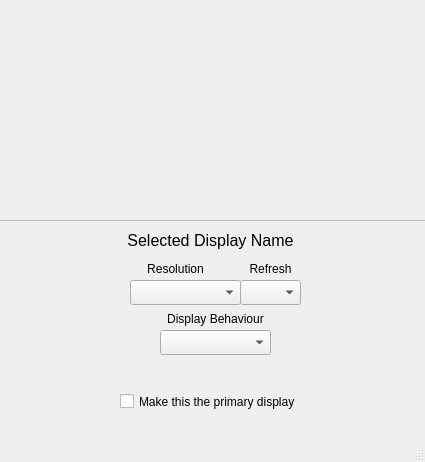
<?xml version="1.0" encoding="UTF-8"?>
<ui version="4.0">
 <class>MainWindow</class>
 <widget class="QMainWindow" name="MainWindow">
  <property name="geometry">
   <rect>
    <x>0</x>
    <y>0</y>
    <width>425</width>
    <height>462</height>
   </rect>
  </property>
  <property name="windowTitle">
   <string>Display</string>
  </property>
  <widget class="QWidget" name="centralwidget">
   <widget class="QLabel" name="label">
    <property name="geometry">
     <rect>
      <x>20</x>
      <y>130</y>
      <width>371</width>
      <height>201</height>
     </rect>
    </property>
    <property name="text">
     <string/>
    </property>
    <property name="pixmap">
     <pixmap>../../Downloads/desk.png</pixmap>
    </property>
    <property name="scaledContents">
     <bool>true</bool>
    </property>
   </widget>
   <widget class="QLabel" name="label_2">
    <property name="geometry">
     <rect>
      <x>40</x>
      <y>20</y>
      <width>191</width>
      <height>141</height>
     </rect>
    </property>
    <property name="text">
     <string/>
    </property>
    <property name="pixmap">
     <pixmap>graphics/disp_selected.png</pixmap>
    </property>
    <property name="scaledContents">
     <bool>true</bool>
    </property>
   </widget>
   <widget class="QFrame" name="frame">
    <property name="geometry">
     <rect>
      <x>-10</x>
      <y>220</y>
      <width>441</width>
      <height>251</height>
     </rect>
    </property>
    <property name="autoFillBackground">
     <bool>true</bool>
    </property>
    <property name="frameShape">
     <enum>QFrame::StyledPanel</enum>
    </property>
    <property name="frameShadow">
     <enum>QFrame::Raised</enum>
    </property>
    <widget class="QLabel" name="label_5">
     <property name="geometry">
      <rect>
       <x>10</x>
       <y>10</y>
       <width>421</width>
       <height>20</height>
      </rect>
     </property>
     <property name="font">
      <font>
       <pointsize>12</pointsize>
      </font>
     </property>
     <property name="text">
      <string>Selected Display Name</string>
     </property>
     <property name="alignment">
      <set>Qt::AlignCenter</set>
     </property>
     <property name="wordWrap">
      <bool>false</bool>
     </property>
     <property name="indent">
      <number>0</number>
     </property>
    </widget>
    <widget class="QCheckBox" name="checkBox">
     <property name="geometry">
      <rect>
       <x>130</x>
       <y>170</y>
       <width>201</width>
       <height>23</height>
      </rect>
     </property>
     <property name="text">
      <string>Make this the primary display</string>
     </property>
    </widget>
    <widget class="QComboBox" name="comboBox">
     <property name="geometry">
      <rect>
       <x>140</x>
       <y>60</y>
       <width>111</width>
       <height>25</height>
      </rect>
     </property>
     <property name="currentText">
      <string/>
     </property>
    </widget>
    <widget class="QLabel" name="label_6">
     <property name="geometry">
      <rect>
       <x>130</x>
       <y>40</y>
       <width>111</width>
       <height>17</height>
      </rect>
     </property>
     <property name="text">
      <string>Resolution</string>
     </property>
     <property name="alignment">
      <set>Qt::AlignCenter</set>
     </property>
    </widget>
    <widget class="QLabel" name="label_7">
     <property name="geometry">
      <rect>
       <x>250</x>
       <y>40</y>
       <width>61</width>
       <height>17</height>
      </rect>
     </property>
     <property name="text">
      <string>Refresh</string>
     </property>
     <property name="alignment">
      <set>Qt::AlignCenter</set>
     </property>
    </widget>
    <widget class="QComboBox" name="comboBox_2">
     <property name="geometry">
      <rect>
       <x>250</x>
       <y>60</y>
       <width>61</width>
       <height>25</height>
      </rect>
     </property>
     <property name="currentText">
      <string/>
     </property>
    </widget>
    <widget class="QLabel" name="label_8">
     <property name="geometry">
      <rect>
       <x>170</x>
       <y>90</y>
       <width>111</width>
       <height>17</height>
      </rect>
     </property>
     <property name="text">
      <string>Display Behaviour</string>
     </property>
     <property name="alignment">
      <set>Qt::AlignCenter</set>
     </property>
    </widget>
    <widget class="QComboBox" name="comboBox_3">
     <property name="geometry">
      <rect>
       <x>170</x>
       <y>110</y>
       <width>111</width>
       <height>25</height>
      </rect>
     </property>
     <property name="currentText">
      <string/>
     </property>
    </widget>
   </widget>
   <widget class="QLabel" name="label_4">
    <property name="geometry">
     <rect>
      <x>-10</x>
      <y>0</y>
      <width>451</width>
      <height>221</height>
     </rect>
    </property>
    <property name="text">
     <string/>
    </property>
    <property name="pixmap">
     <pixmap>../../Downloads/graphite.png</pixmap>
    </property>
    <property name="scaledContents">
     <bool>true</bool>
    </property>
   </widget>
   <widget class="QLabel" name="label_3">
    <property name="geometry">
     <rect>
      <x>200</x>
      <y>20</y>
      <width>191</width>
      <height>141</height>
     </rect>
    </property>
    <property name="text">
     <string/>
    </property>
    <property name="pixmap">
     <pixmap>graphics/disp.png</pixmap>
    </property>
    <property name="scaledContents">
     <bool>true</bool>
    </property>
   </widget>
   <zorder>label_4</zorder>
   <zorder>label</zorder>
   <zorder>label_2</zorder>
   <zorder>frame</zorder>
   <zorder>label_3</zorder>
  </widget>
  <widget class="QStatusBar" name="statusbar"/>
 </widget>
 <resources/>
 <connections/>
</ui>
